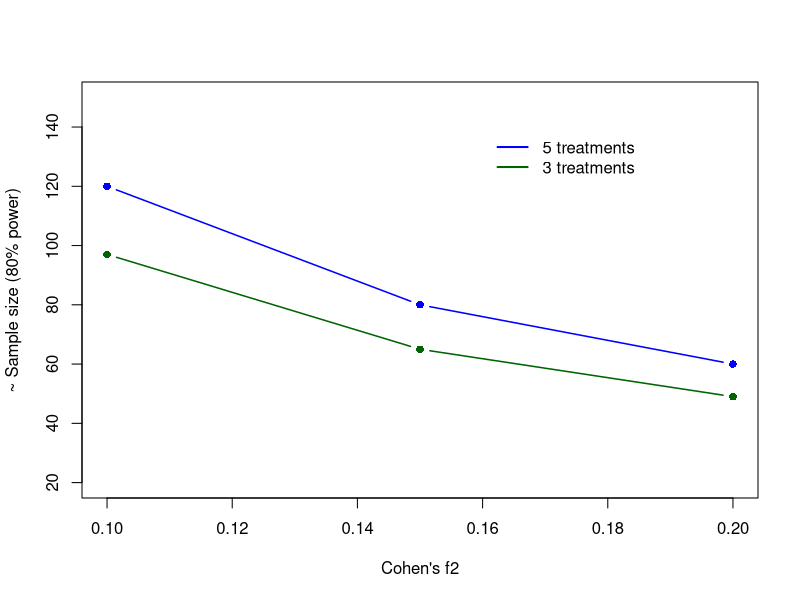

The R script that drew this image:
library(pwr)

cohen.ES('f2', 'small')
cohen.ES('f2', 'medium')
cohen.ES('f2', 'large')

pwr.f2.test(u = 2,  # numerator df
            v = ,  # denominator df
            f2 =c(.10),
            sig.level = 0.05,
            power = 0.80)

f2 <- c(.10, .15, .20)
denomdf <- c(120, 80, 60) 
denomdf_2 <- c(97, 65, 49) # "num df = 2, 3 fac levels"

plot(denomdf ~ f2,
     ylim = c(20,150),
     ylab = '~ Sample size (80% power)',
     xlab = 'Cohen\'s f2',
     type = 'b',
     pch = 16,
     lwd=1.5,
     col = 'blue')

lines(denomdf_2 ~ f2,
      ylab = 'Sample size (80% power)',
      xlab = 'Cohen\'s f2',
      type = 'b',
      pch = 16,
      lwd=1.5,
      col = 'darkgreen')

legend(x=.16, y=140,
       bty='n',
       legend = c('5 treatments', '3 treatments'),
       lty=1,
       lwd=2,
       col = c('blue', 'darkgreen'))
